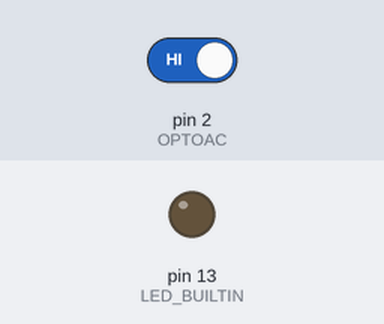
Recording of a sketch running on a simulated Arduino Uno, built with avr-gcc and run on an emulated ATmega328P. Parts: output pins drawn as LEDs (lit = HIGH). The inputs (shaded band) are chosen by the test bench; at power-on: pin 2 (OPTOAC) HIGH.

Above: at 1.2 s.
1.3 s: pin 2 (OPTOAC) driven LOW
At 2.1 s:
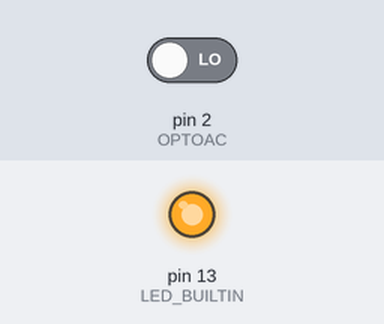
2.8 s: pin 2 (OPTOAC) driven HIGH
At 3.2 s:
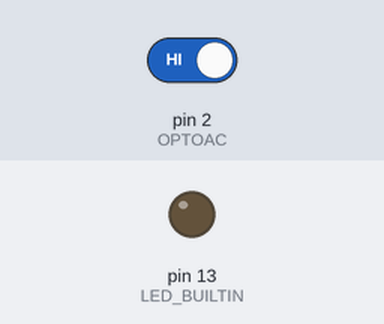
Timing chart, 0 to 5.8 s (numbered marks = the images above; inputs shaded):
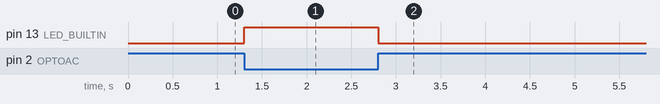

The sketch:

entrada_optoacoplada.ino
```cpp
/*
  Entrada optoacoplada
  Lunes 5 de octubre de 2020

  Lucas Martín Treser - Automatismos Mar del Plata
  https://www.automatismos-mdq.com.ar/

  Simulación disponible en:
  https://www.tinkercad.com/things/83dxqgFBi6W

*/

const int OPTOAC = 2;

void setup() {
  pinMode(OPTOAC, INPUT);
  pinMode(LED_BUILTIN, OUTPUT);
}

void loop() {

  if (digitalRead(OPTOAC) == LOW) {
    digitalWrite(LED_BUILTIN, HIGH);
  }
  else {
    digitalWrite(LED_BUILTIN, LOW);
  }

}
```

Measured:
- after the input at 1.3 s, pin 13 (LED_BUILTIN): LOW → HIGH at once
- after the input at 2.8 s, pin 13 (LED_BUILTIN): HIGH → LOW at once
